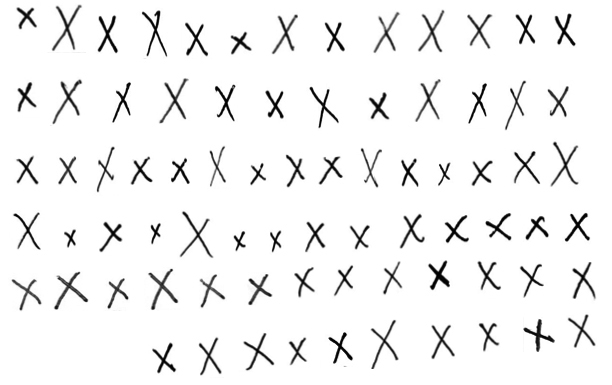
#> input picture data/A/A.jpg, 612 x 385 px; the run also reads 1 picture not shown here
$ python preprocessing.py
#> lines starting #> are read from the running program, lines starting #| are printed output that depends on the picture; after the words box and inside, x2 and y2 are one past the last pixel; in counts of white or black regions, pixels touching at a corner belong together
import numpy as np
import cv2

RESIZED_IMAGE_WIDTH = 30
RESIZED_IMAGE_HEIGHT = 40

charA = 66
charB = 66
charC = 67
charD = 68
charV = 118
charF = 102

imgTrainingA = cv2.imread("./data/A/A.jpg")
#> imgTrainingA is the input picture: shape (385, 612, 3); min 0, max 255, mean 242.2
imgTrainingB = cv2.imread("./data/B/B.jpg")
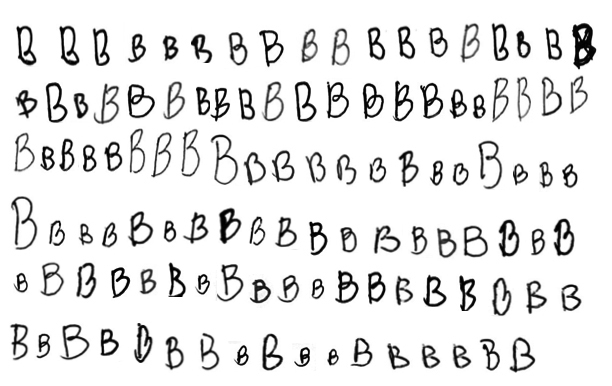
#> input picture data/B/B.jpg, 612 x 386 px
#> imgTrainingB is the input picture: shape (386, 612, 3); min 0, max 255, mean 229.8
imgTrainingC = cv2.imread("./data/C/C.jpg")
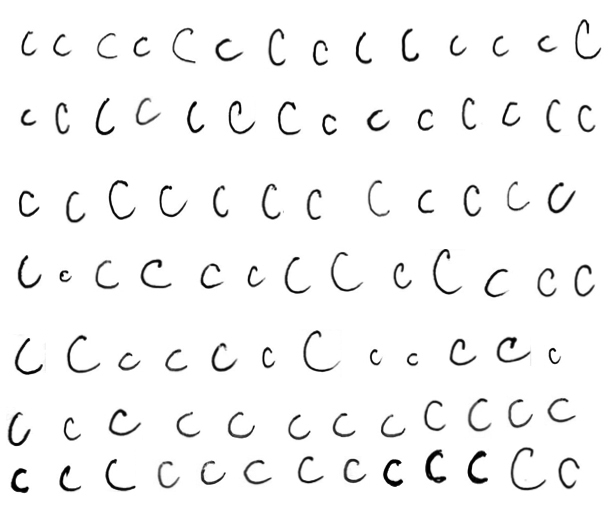
#> input picture data/C/C.jpg, 612 x 506 px
#> imgTrainingC is the input picture: shape (506, 612, 3); min 0, max 255, mean 245.7
imgTrainingD = cv2.imread("./data/D/D.jpg")
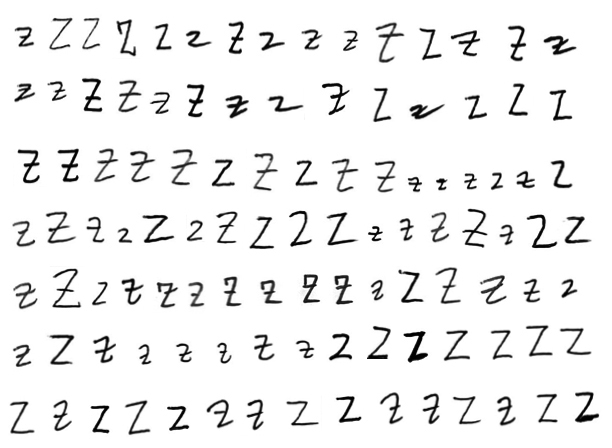
#> input picture data/D/D.jpg, 612 x 448 px
#> imgTrainingD is the input picture: shape (448, 612, 3); min 0, max 255, mean 239.1
imgTrainingF = cv2.imread("./data/F/F.jpg")
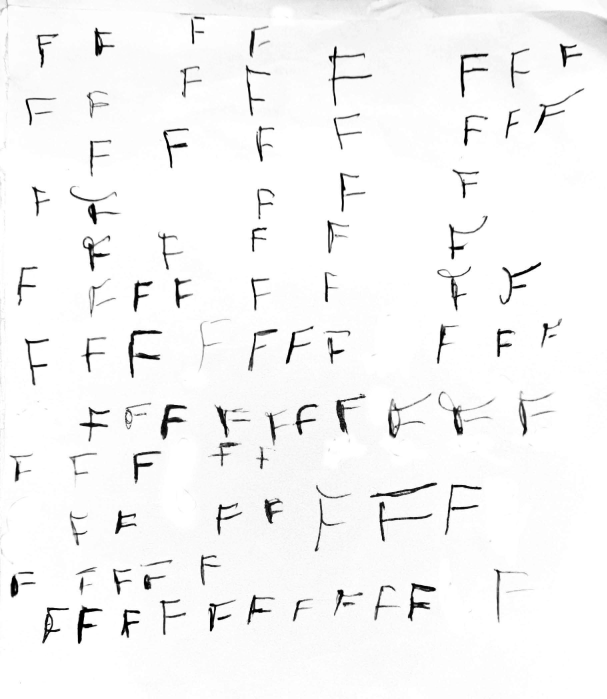
#> input picture data/F/F.jpg, 1819 x 2096 px (shown at 1/3 size)
#> imgTrainingF is the input picture: shape (2096, 1819, 3); min 0, max 255, mean 245.6
imgTrainingV = cv2.imread("./data/V/V.jpg")

imgGrayA = cv2.cvtColor(imgTrainingA, cv2.COLOR_BGR2GRAY)
imgGrayB = cv2.cvtColor(imgTrainingB, cv2.COLOR_BGR2GRAY)
imgGrayC = cv2.cvtColor(imgTrainingC, cv2.COLOR_BGR2GRAY)
imgGrayD = cv2.cvtColor(imgTrainingD, cv2.COLOR_BGR2GRAY)
imgGrayF = cv2.cvtColor(imgTrainingF, cv2.COLOR_BGR2GRAY)
imgGrayV = cv2.cvtColor(imgTrainingV, cv2.COLOR_BGR2GRAY)


retvalA, imgThreshA = cv2.threshold(imgGrayA, 150, 255, cv2.CHAIN_APPROX_NONE)
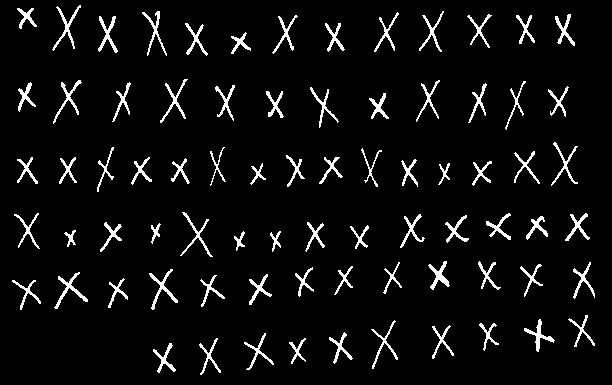
#> imgThreshA: shape (385, 612); 5.6% white in thin lines or dots
retvalB, imgThreshB = cv2.threshold(imgGrayB, 150, 255, cv2.CHAIN_APPROX_NONE)
#> imgThreshB: shape (386, 612); 11.1% white; 115 white regions, largest, box (x1, y1, x2, y2) and area: (572, 23, 596, 69) 640, (219, 208, 241, 244) 369, (554, 219, 574, 256) 334
retvalC, imgThreshC = cv2. threshold(imgGrayC, 150, 255, cv2.CHAIN_APPROX_NONE)
#> imgThreshC: shape (506, 612); 4.1% white in thin lines or dots
retvalD, imgThreshD = cv2. threshold(imgGrayD, 150, 255, cv2.CHAIN_APPROX_NONE)
#> imgThreshD: shape (448, 612); 6.9% white; 108 white regions, largest, box (x1, y1, x2, y2) and area: (404, 331, 428, 363) 292, (575, 392, 599, 423) 259, (53, 269, 81, 308) 258
retvalF, imgThreshF = cv2. threshold(imgGrayF, 150, 255, cv2.CHAIN_APPROX_NONE)
#> imgThreshF: shape (2096, 1819); 3.1% white; 215 white regions (61 under 20 px)
retvalV, imgThreshV = cv2. threshold(imgGrayV, 150, 255, cv2.CHAIN_APPROX_NONE)

imgThreshCopyA = imgThreshA.copy()
imgThreshCopyB = imgThreshB.copy()
imgThreshCopyC = imgThreshC.copy()
imgThreshCopyD = imgThreshD.copy()
imgThreshCopyF = imgThreshF.copy()
imgThreshCopyV = imgThreshV.copy()


imgContoursA, hA = cv2.findContours(imgThreshCopyA, cv2.RETR_EXTERNAL, cv2.CHAIN_APPROX_SIMPLE)
#> imgContoursA = 77 contours; largest, box (x1, y1, x2, y2) and area: (54, 272, 88, 309) 188, (149, 269, 178, 310) 184, (428, 261, 450, 290) 179, (98, 16, 118, 53) 173, (524, 319, 555, 352) 172; hA = 77 rows, first 6: [1, -1, -1, -1], [2, 0, -1, -1], [3, 1, -1, -1], [4, 2, -1, -1], [5, 3, -1, -1], [6, 4, -1, -1]
imgContoursB, hB = cv2.findContours(imgThreshCopyB, cv2.RETR_EXTERNAL, cv2.CHAIN_APPROX_SIMPLE)
#> imgContoursB = 115 contours; largest, box (x1, y1, x2, y2) and area: (572, 23, 596, 69) 701, (128, 84, 155, 118) 618, (61, 324, 89, 360) 606, (211, 135, 238, 185) 569, (46, 82, 68, 123) 554; hB = 115 rows, first 6: [1, -1, -1, -1], [2, 0, -1, -1], [3, 1, -1, -1], [4, 2, -1, -1], [5, 3, -1, -1], [6, 4, -1, -1]
imgContoursC, hC = cv2.findContours(imgThreshCopyB, cv2.RETR_EXTERNAL, cv2.CHAIN_APPROX_SIMPLE)
#> imgContoursC has the same summary as imgContoursB; hC has the same summary as hB
imgContoursD, hD = cv2.findContours(imgThreshCopyD, cv2.RETR_EXTERNAL, cv2.CHAIN_APPROX_SIMPLE)
#> imgContoursD = 108 contours; largest, box (x1, y1, x2, y2) and area: (404, 331, 428, 363) 234, (303, 274, 320, 303) 210, (575, 392, 599, 423) 198, (58, 149, 79, 182) 186, (544, 36, 576, 55) 184; hD = 108 rows, first 6: [1, -1, -1, -1], [2, 0, -1, -1], [3, 1, -1, -1], [4, 2, -1, -1], [5, 3, -1, -1], [6, 4, -1, -1]
imgContoursF, hF = cv2.findContours(imgThreshCopyF, cv2.RETR_EXTERNAL, cv2.CHAIN_APPROX_SIMPLE)
#> imgContoursF = 215 contours, 72 with area under 20; largest, box (x1, y1, x2, y2) and area: (386, 991, 486, 1134) 2892, (482, 1213, 561, 1319) 2585, (1224, 1750, 1308, 1864) 2398, (232, 1818, 308, 1932) 2174, (1008, 1184, 1098, 1301) 2134; hF = 215 rows, first 6: [1, -1, -1, -1], [2, 0, -1, -1], [3, 1, -1, -1], [4, 2, -1, -1], [5, 3, -1, -1], [6, 4, -1, -1]
imgContoursV, hV = cv2.findContours(imgThreshCopyV, cv2.RETR_EXTERNAL, cv2.CHAIN_APPROX_SIMPLE)
#> imgContoursV has the same summary as imgContoursD; hV has the same summary as hD


flattenedImages = np.empty((0, RESIZED_IMAGE_WIDTH * RESIZED_IMAGE_HEIGHT))

intClassifications = []

for cA in imgContoursA:
    [intX, intY, intW, intH] = cv2.boundingRect(cA)
    imgROIA = imgThreshA[intY:intY+intH, intX:intX + intW]
    imgResizedROIA = cv2.resize(imgROIA, (RESIZED_IMAGE_WIDTH, RESIZED_IMAGE_HEIGHT))

    intClassifications.append(charA)
    flattenImg = imgResizedROIA.reshape(1, RESIZED_IMAGE_WIDTH * RESIZED_IMAGE_HEIGHT)
    flattenedImages = np.append(flattenedImages, flattenImg, 0)
#> this loop made 77 passes
#> (intX, intY, intW, intH) on passes 1 to 12: (153, 343, 23, 30), (289, 338, 17, 26), (199, 338, 22, 37), (244, 333, 30, 37), (329, 332, 24, 32), (432, 325, 22, 34), (479, 323, 20, 28), (371, 320, 27, 49), (524, 319, 31, 33), (568, 315, 27, 32), (12, 280, 29, 30), (108, 278, 20, 30)
#> imgROIA: shape (46, 29); 18.6% white in thin lines or dots
#> after the loop, intClassifications = 77 values from 66 to 66

for cB in imgContoursB:
    [intX, intY, intW, intH] = cv2.boundingRect(cB)
    imgROIB = imgThreshB[intY:intY+intH, intX:intX + intW]
    imgResizedROIB = cv2.resize(imgROIB, (RESIZED_IMAGE_WIDTH, RESIZED_IMAGE_HEIGHT))

    intClassifications.append(charB)
    flattenImg = imgResizedROIB.reshape(1, RESIZED_IMAGE_WIDTH * RESIZED_IMAGE_HEIGHT)
    flattenedImages = np.append(flattenedImages, flattenImg, 0)
#> this loop made 115 passes
#> (intX, intY, intW, intH) on passes 1 to 12: (328, 349, 11, 16), (294, 347, 16, 20), (453, 345, 18, 23), (422, 345, 18, 23), (235, 345, 14, 21), (387, 343, 23, 26), (480, 339, 20, 32), (351, 338, 21, 29), (510, 337, 25, 35), (166, 336, 18, 34), (263, 334, 20, 36), (37, 334, 13, 24)
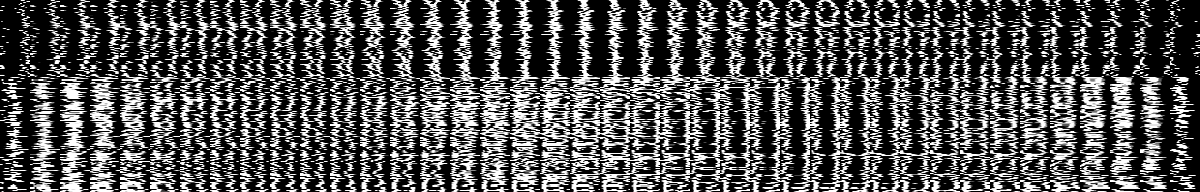
#> flattenedImages: shape (192, 1200) float64; min 0, max 255, mean 85.4
#> after the loop, intClassifications = 192 values from 66 to 66

for cC in imgContoursC:
    [intX, intY, intW, intH] = cv2.boundingRect(cC)
    imgROIC = imgThreshC[intY:intY+intH, intX:intX + intW]
    imgResizedROIC = cv2.resize(imgROIC, (RESIZED_IMAGE_WIDTH, RESIZED_IMAGE_HEIGHT))

    intClassifications.append(charC)
    flattenImg = imgResizedROIC.reshape(1, RESIZED_IMAGE_WIDTH * RESIZED_IMAGE_HEIGHT)
    flattenedImages = np.append(flattenedImages, flattenImg, 0)
#> flattenedImages: shape (307, 1200) float64

for cD in imgContoursD:
    [intX, intY, intW, intH] = cv2.boundingRect(cD)
    imgROID = imgThreshD[intY:intY+intH, intX:intX + intW]
    imgResizedROID = cv2.resize(imgROID, (RESIZED_IMAGE_WIDTH, RESIZED_IMAGE_HEIGHT))

    intClassifications.append(charD)
    flattenImg = imgResizedROID.reshape(1, RESIZED_IMAGE_WIDTH * RESIZED_IMAGE_HEIGHT)
    flattenedImages = np.append(flattenedImages, flattenImg, 0)
#> this loop made 108 passes
#> flattenedImages: shape (415, 1200) float64
#> imgROID: shape (32, 22); 20.6% white in thin lines or dots

for cF in imgContoursF:
    [intX, intY, intW, intH] = cv2.boundingRect(cF)
    imgROIF = imgThreshF[intY:intY+intH, intX:intX + intW]
    imgResizedROIF = cv2.resize(imgROIF, (RESIZED_IMAGE_WIDTH, RESIZED_IMAGE_HEIGHT))

    intClassifications.append(charF)
    flattenImg = imgResizedROIF.reshape(1, RESIZED_IMAGE_WIDTH * RESIZED_IMAGE_HEIGHT)
    flattenedImages = np.append(flattenedImages, flattenImg, 0)
#> this loop made 215 passes
#> cF on passes 1, 2, 12: [[1496, 1864]], [[740, 1863], [741, 1863]], [[823, 1795], [823, 1797], [824, 1796]]
#> flattenedImages: shape (630, 1200) float64

for cV in imgContoursV:
    [intX, intY, intW, intH] = cv2.boundingRect(cV)
    imgROIV = imgThreshV[intY:intY+intH, intX:intX + intW]
    imgResizedROIV = cv2.resize(imgROIV, (RESIZED_IMAGE_WIDTH, RESIZED_IMAGE_HEIGHT))

    intClassifications.append(charV)
    flattenImg = imgResizedROIV.reshape(1, RESIZED_IMAGE_WIDTH * RESIZED_IMAGE_HEIGHT)
    flattenedImages = np.append(flattenedImages, flattenImg, 0)
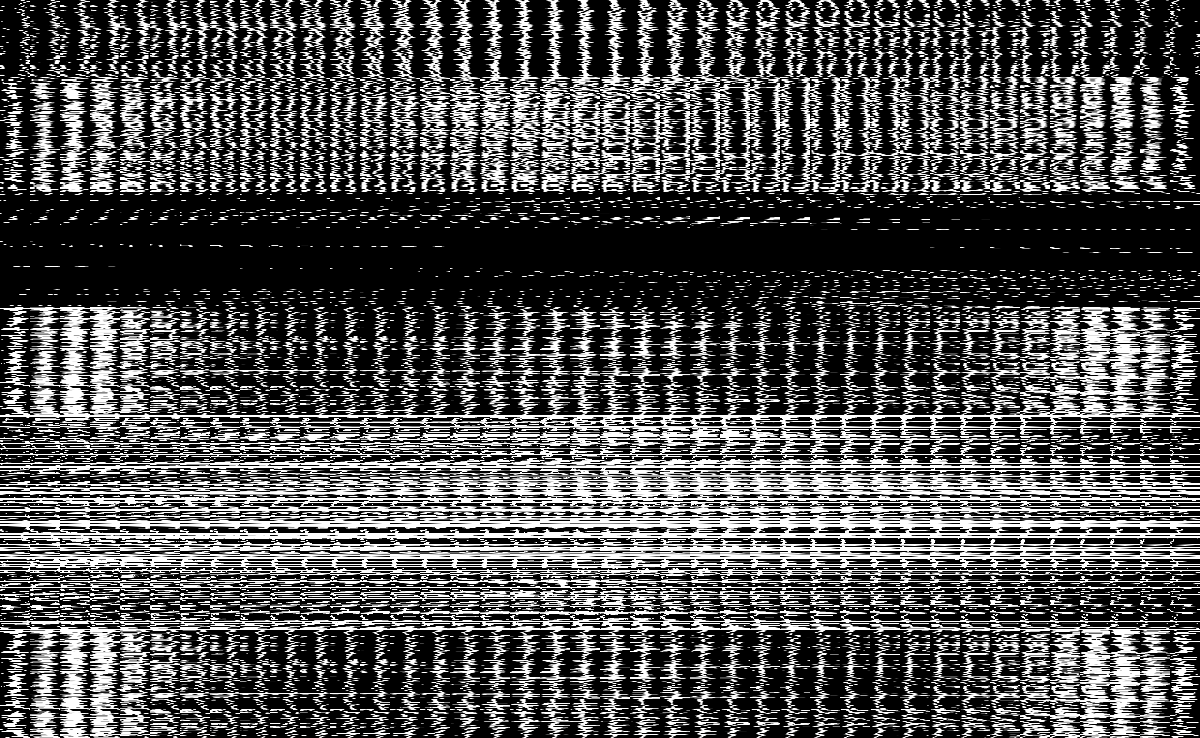
#> flattenedImages: shape (738, 1200) float64; min 0, max 255, mean 82.7

fltClassifications = np.array(intClassifications, np.float64)
finalClassifications = fltClassifications.reshape(fltClassifications.size, 1)


print("\nComplete!!!\n")

np.savetxt("classifications.txt", finalClassifications)
np.savetxt("flatcharImages.txt", flattenedImages)
